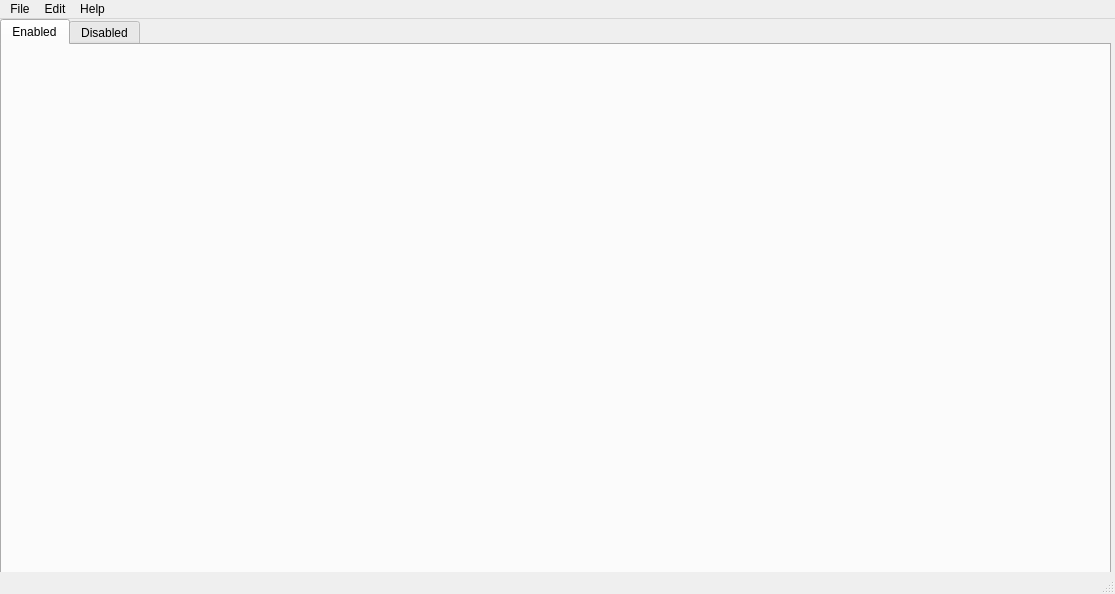
<?xml version="1.0" encoding="UTF-8"?>
<ui version="4.0">
 <class>MainWindow</class>
 <widget class="QMainWindow" name="MainWindow">
  <property name="geometry">
   <rect>
    <x>0</x>
    <y>0</y>
    <width>1115</width>
    <height>594</height>
   </rect>
  </property>
  <property name="windowTitle">
   <string>MainWindow</string>
  </property>
  <widget class="QWidget" name="centralwidget">
   <widget class="QTabWidget" name="tabWidget">
    <property name="geometry">
     <rect>
      <x>0</x>
      <y>0</y>
      <width>1111</width>
      <height>601</height>
     </rect>
    </property>
    <property name="currentIndex">
     <number>0</number>
    </property>
    <widget class="QWidget" name="tab">
     <property name="accessibleName">
      <string/>
     </property>
     <attribute name="title">
      <string>Enabled</string>
     </attribute>
     <widget class="QWidget" name="widget" native="true">
      <property name="geometry">
       <rect>
        <x>30</x>
        <y>20</y>
        <width>1051</width>
        <height>481</height>
       </rect>
      </property>
     </widget>
    </widget>
    <widget class="QWidget" name="tab_2">
     <attribute name="title">
      <string>Disabled</string>
     </attribute>
    </widget>
   </widget>
  </widget>
  <widget class="QMenuBar" name="menubar">
   <property name="geometry">
    <rect>
     <x>0</x>
     <y>0</y>
     <width>1115</width>
     <height>22</height>
    </rect>
   </property>
   <widget class="QMenu" name="menuFile">
    <property name="title">
     <string>File</string>
    </property>
   </widget>
   <widget class="QMenu" name="menuEdit">
    <property name="title">
     <string>Edit</string>
    </property>
   </widget>
   <widget class="QMenu" name="menuHelp">
    <property name="title">
     <string>Help</string>
    </property>
   </widget>
   <addaction name="menuFile"/>
   <addaction name="menuEdit"/>
   <addaction name="menuHelp"/>
  </widget>
  <widget class="QStatusBar" name="statusbar"/>
 </widget>
 <resources/>
 <connections/>
</ui>
